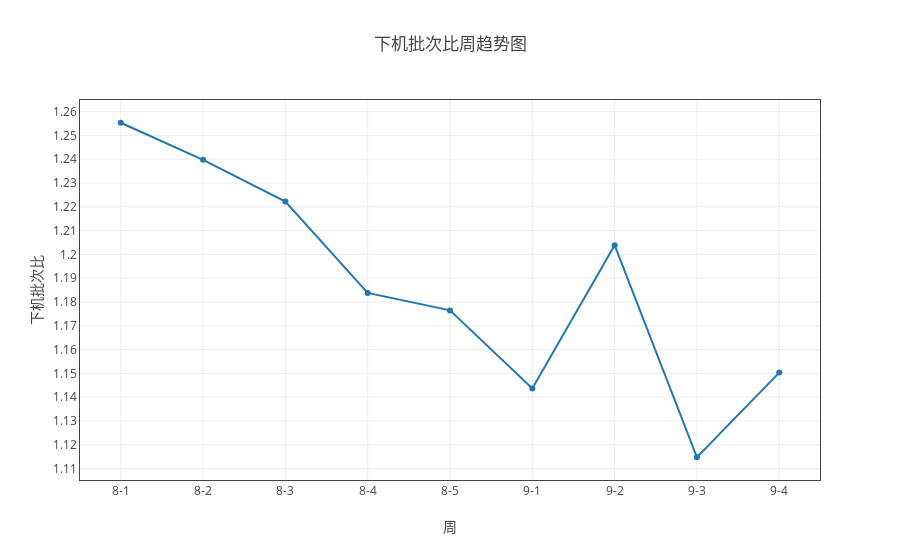
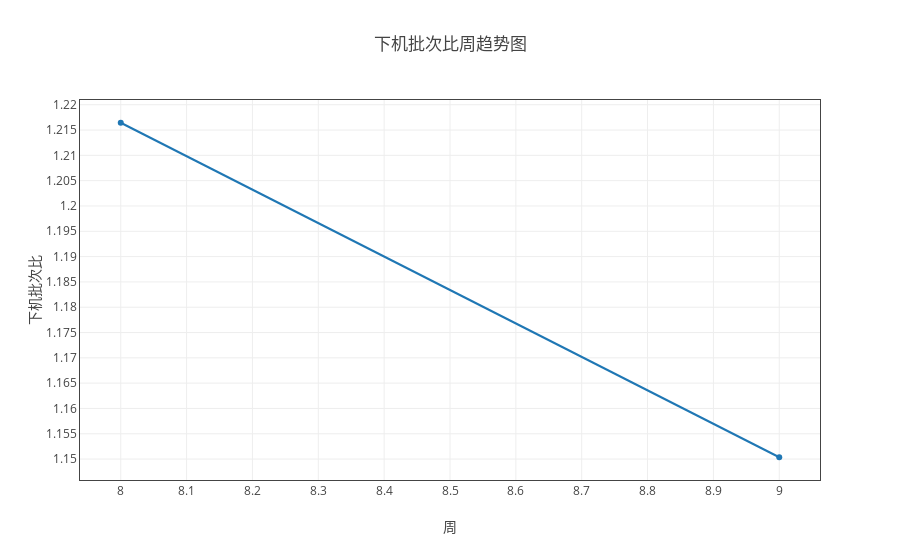

The notebook cell saved with these charts, in order:
### Markdown cell above
#### 下机批次比

### Code cell
ss = myModule.format(all_df1 ,"日期（格式“月-周次”）" ,['下机批次数','下机项目数'])
tt = ss.get_total_ratio([['下机批次比' ,'下机批次数' , '下机项目数','/']] )
myModule.myPlot(tt).plot('line')

ss = myModule.format(all_df1 ,"month" ,['下机批次数','下机项目数'])
tt = ss.get_total_ratio([['下机批次比' ,'下机批次数' , '下机项目数','/']] )
myModule.myPlot(tt).plot('line')

### Figure 1 — Plotly figure (JSON) as saved in the notebook; plotly's stock layout.template omitted (floating-point values rounded to 4 significant figures)
{"data": [{"name": "下机批次比", "type": "scatter", "uid": "01d24eae-caca-11e8-8d03-a81e84e6c740", "x": ["8-1", "8-2", "8-3", "8-4", "8-5", "9-1", "9-2", "9-3", "9-4"], "y": [1.255, 1.24, 1.222, 1.184, 1.176, 1.144, 1.204, 1.115, 1.15]}], "layout": {"title": "下机批次比周趋势图", "xaxis": {"mirror": "all", "nticks": 20, "showgrid": true, "showline": true, "title": "周", "zeroline": true}, "yaxis": {"mirror": "all", "nticks": 20, "showgrid": true, "showline": true, "title": "下机批次比", "zeroline": true}}}

### Figure 2 — Plotly figure (JSON) as saved in the notebook; plotly's stock layout.template omitted (floating-point values rounded to 4 significant figures)
{"data": [{"name": "下机批次比", "type": "scatter", "uid": "01dc0764-caca-11e8-8d03-a81e84e6c740", "x": [8, 9], "y": [1.216, 1.15]}], "layout": {"title": "下机批次比周趋势图", "xaxis": {"mirror": "all", "nticks": 20, "showgrid": true, "showline": true, "title": "周", "zeroline": true}, "yaxis": {"mirror": "all", "nticks": 20, "showgrid": true, "showline": true, "title": "下机批次比", "zeroline": true}}}
